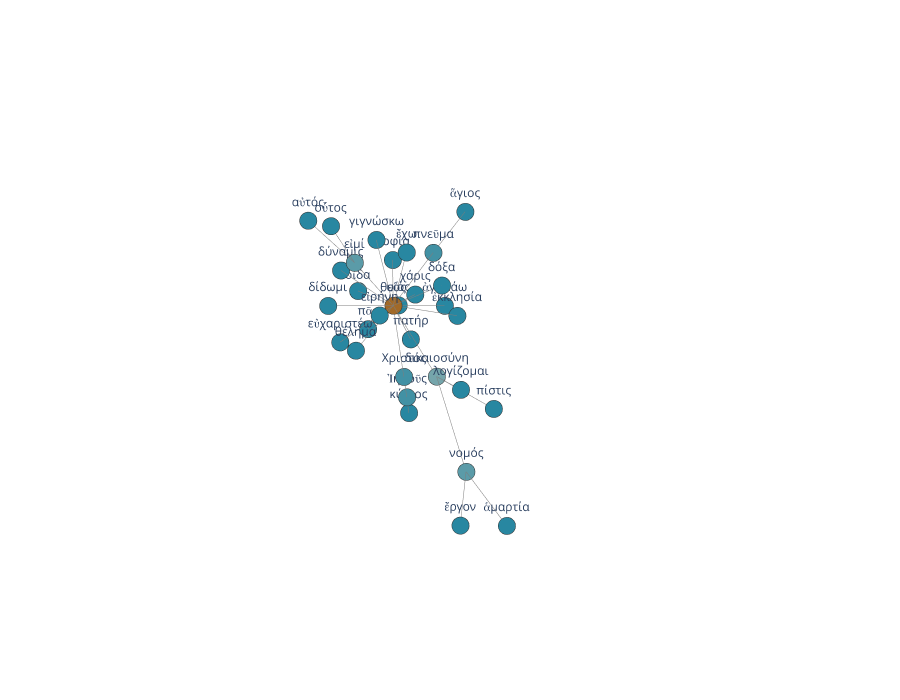

This figure's notebook cell:
### Code cell
### 3d network
fig = textnet.draw_3d_network(ego_network)
fig.show()
